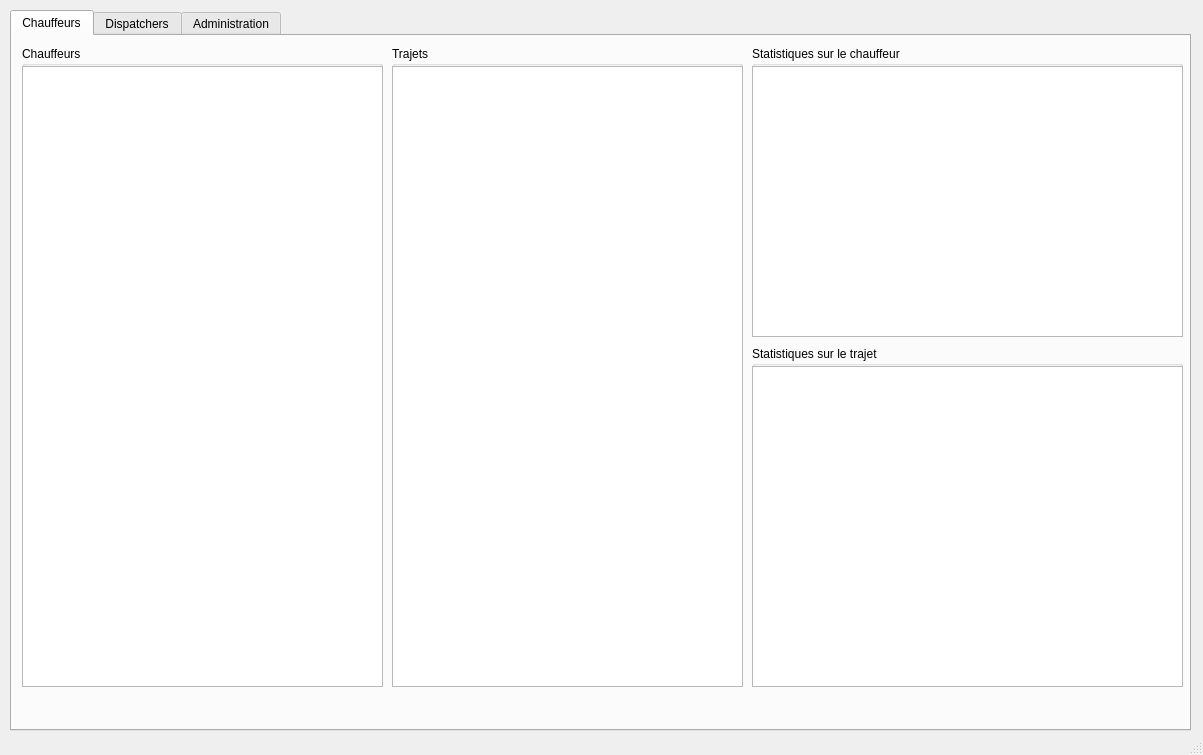
<?xml version="1.0" encoding="UTF-8"?>
<ui version="4.0">
 <class>AdminPanel</class>
 <widget class="QMainWindow" name="AdminPanel">
  <property name="geometry">
   <rect>
    <x>0</x>
    <y>0</y>
    <width>1203</width>
    <height>755</height>
   </rect>
  </property>
  <property name="windowTitle">
   <string>Interface Adminitrateur</string>
  </property>
  <widget class="QWidget" name="centralwidget">
   <widget class="QTabWidget" name="tabWidget">
    <property name="geometry">
     <rect>
      <x>10</x>
      <y>10</y>
      <width>1181</width>
      <height>721</height>
     </rect>
    </property>
    <property name="currentIndex">
     <number>0</number>
    </property>
    <widget class="QWidget" name="tab_4">
     <attribute name="title">
      <string>Chauffeurs</string>
     </attribute>
     <widget class="QGroupBox" name="groupBox_2">
      <property name="geometry">
       <rect>
        <x>10</x>
        <y>10</y>
        <width>361</width>
        <height>641</height>
       </rect>
      </property>
      <property name="title">
       <string>Chauffeurs</string>
      </property>
      <widget class="QListWidget" name="listChauffeurs">
       <property name="geometry">
        <rect>
         <x>0</x>
         <y>20</y>
         <width>361</width>
         <height>621</height>
        </rect>
       </property>
      </widget>
     </widget>
     <widget class="QGroupBox" name="groupBox">
      <property name="geometry">
       <rect>
        <x>380</x>
        <y>10</y>
        <width>351</width>
        <height>641</height>
       </rect>
      </property>
      <property name="title">
       <string>Trajets</string>
      </property>
      <widget class="QListWidget" name="listTrajets">
       <property name="geometry">
        <rect>
         <x>0</x>
         <y>20</y>
         <width>351</width>
         <height>621</height>
        </rect>
       </property>
      </widget>
     </widget>
     <widget class="QGroupBox" name="groupBox_3">
      <property name="geometry">
       <rect>
        <x>740</x>
        <y>10</y>
        <width>431</width>
        <height>291</height>
       </rect>
      </property>
      <property name="title">
       <string>Statistiques sur le chauffeur</string>
      </property>
      <widget class="QPlainTextEdit" name="statChauffeur">
       <property name="geometry">
        <rect>
         <x>0</x>
         <y>20</y>
         <width>431</width>
         <height>271</height>
        </rect>
       </property>
      </widget>
     </widget>
     <widget class="QGroupBox" name="groupBox_4">
      <property name="geometry">
       <rect>
        <x>740</x>
        <y>310</y>
        <width>431</width>
        <height>341</height>
       </rect>
      </property>
      <property name="title">
       <string>Statistiques sur le trajet</string>
      </property>
      <widget class="QPlainTextEdit" name="statTrajet">
       <property name="geometry">
        <rect>
         <x>0</x>
         <y>20</y>
         <width>431</width>
         <height>321</height>
        </rect>
       </property>
      </widget>
     </widget>
    </widget>
    <widget class="QWidget" name="tab_5">
     <attribute name="title">
      <string>Dispatchers</string>
     </attribute>
     <widget class="QGroupBox" name="groupBox_6">
      <property name="geometry">
       <rect>
        <x>10</x>
        <y>70</y>
        <width>351</width>
        <height>581</height>
       </rect>
      </property>
      <property name="title">
       <string>File d'attente</string>
      </property>
      <widget class="QListWidget" name="packetQueue">
       <property name="geometry">
        <rect>
         <x>0</x>
         <y>20</y>
         <width>351</width>
         <height>561</height>
        </rect>
       </property>
      </widget>
     </widget>
     <widget class="QGroupBox" name="groupBox_7">
      <property name="geometry">
       <rect>
        <x>380</x>
        <y>10</y>
        <width>381</width>
        <height>641</height>
       </rect>
      </property>
      <property name="title">
       <string>Colies non-attribues</string>
      </property>
      <widget class="QListWidget" name="unattributedPacketList">
       <property name="geometry">
        <rect>
         <x>0</x>
         <y>20</y>
         <width>381</width>
         <height>621</height>
        </rect>
       </property>
      </widget>
     </widget>
     <widget class="QComboBox" name="selectDispatcher">
      <property name="geometry">
       <rect>
        <x>10</x>
        <y>10</y>
        <width>351</width>
        <height>51</height>
       </rect>
      </property>
     </widget>
     <widget class="QGroupBox" name="groupBox_5">
      <property name="geometry">
       <rect>
        <x>770</x>
        <y>10</y>
        <width>391</width>
        <height>291</height>
       </rect>
      </property>
      <property name="title">
       <string>Statistiques sur le dispatcher</string>
      </property>
      <widget class="QPlainTextEdit" name="statDispatcher">
       <property name="geometry">
        <rect>
         <x>0</x>
         <y>20</y>
         <width>391</width>
         <height>271</height>
        </rect>
       </property>
      </widget>
     </widget>
     <widget class="QPushButton" name="givePacketButton">
      <property name="geometry">
       <rect>
        <x>770</x>
        <y>310</y>
        <width>391</width>
        <height>41</height>
       </rect>
      </property>
      <property name="text">
       <string>Attribuer colis</string>
      </property>
     </widget>
     <widget class="QPushButton" name="takebackPacketButton">
      <property name="geometry">
       <rect>
        <x>770</x>
        <y>360</y>
        <width>391</width>
        <height>41</height>
       </rect>
      </property>
      <property name="text">
       <string>Retirer colis</string>
      </property>
     </widget>
    </widget>
    <widget class="QWidget" name="tab_3">
     <attribute name="title">
      <string>Administration</string>
     </attribute>
     <widget class="QGroupBox" name="groupBox_8">
      <property name="geometry">
       <rect>
        <x>10</x>
        <y>10</y>
        <width>511</width>
        <height>311</height>
       </rect>
      </property>
      <property name="title">
       <string>Ajout Utilisateur</string>
      </property>
      <widget class="QWidget" name="formLayoutWidget">
       <property name="geometry">
        <rect>
         <x>0</x>
         <y>20</y>
         <width>511</width>
         <height>201</height>
        </rect>
       </property>
       <layout class="QFormLayout" name="formLayout">
        <property name="leftMargin">
         <number>10</number>
        </property>
        <property name="topMargin">
         <number>10</number>
        </property>
        <property name="rightMargin">
         <number>19</number>
        </property>
        <item row="0" column="0">
         <widget class="QLabel" name="label">
          <property name="text">
           <string>Nom</string>
          </property>
         </widget>
        </item>
        <item row="0" column="1">
         <widget class="QLineEdit" name="nameField"/>
        </item>
        <item row="1" column="0">
         <widget class="QLabel" name="label_2">
          <property name="text">
           <string>Prenom</string>
          </property>
         </widget>
        </item>
        <item row="1" column="1">
         <widget class="QLineEdit" name="firstnameField"/>
        </item>
        <item row="3" column="0">
         <widget class="QLabel" name="label_3">
          <property name="text">
           <string>Email</string>
          </property>
         </widget>
        </item>
        <item row="3" column="1">
         <widget class="QLineEdit" name="emailField"/>
        </item>
        <item row="4" column="0">
         <widget class="QLabel" name="label_4">
          <property name="text">
           <string>Password</string>
          </property>
         </widget>
        </item>
        <item row="4" column="1">
         <widget class="QLineEdit" name="passFiekld"/>
        </item>
        <item row="5" column="0">
         <widget class="QLabel" name="label_5">
          <property name="text">
           <string>Role</string>
          </property>
         </widget>
        </item>
        <item row="5" column="1">
         <widget class="QComboBox" name="comboBox"/>
        </item>
        <item row="2" column="0">
         <widget class="QLabel" name="label_6">
          <property name="text">
           <string>Adresse</string>
          </property>
         </widget>
        </item>
        <item row="2" column="1">
         <widget class="QLineEdit" name="addrField"/>
        </item>
       </layout>
      </widget>
      <widget class="QPushButton" name="addUsrField">
       <property name="geometry">
        <rect>
         <x>10</x>
         <y>260</y>
         <width>231</width>
         <height>24</height>
        </rect>
       </property>
       <property name="text">
        <string>Ajouter</string>
       </property>
      </widget>
      <widget class="QPushButton" name="resetUserField">
       <property name="geometry">
        <rect>
         <x>260</x>
         <y>260</y>
         <width>231</width>
         <height>24</height>
        </rect>
       </property>
       <property name="text">
        <string>Reinitialiser</string>
       </property>
      </widget>
     </widget>
    </widget>
   </widget>
  </widget>
  <widget class="QStatusBar" name="statusBar"/>
 </widget>
 <resources/>
 <connections/>
</ui>
